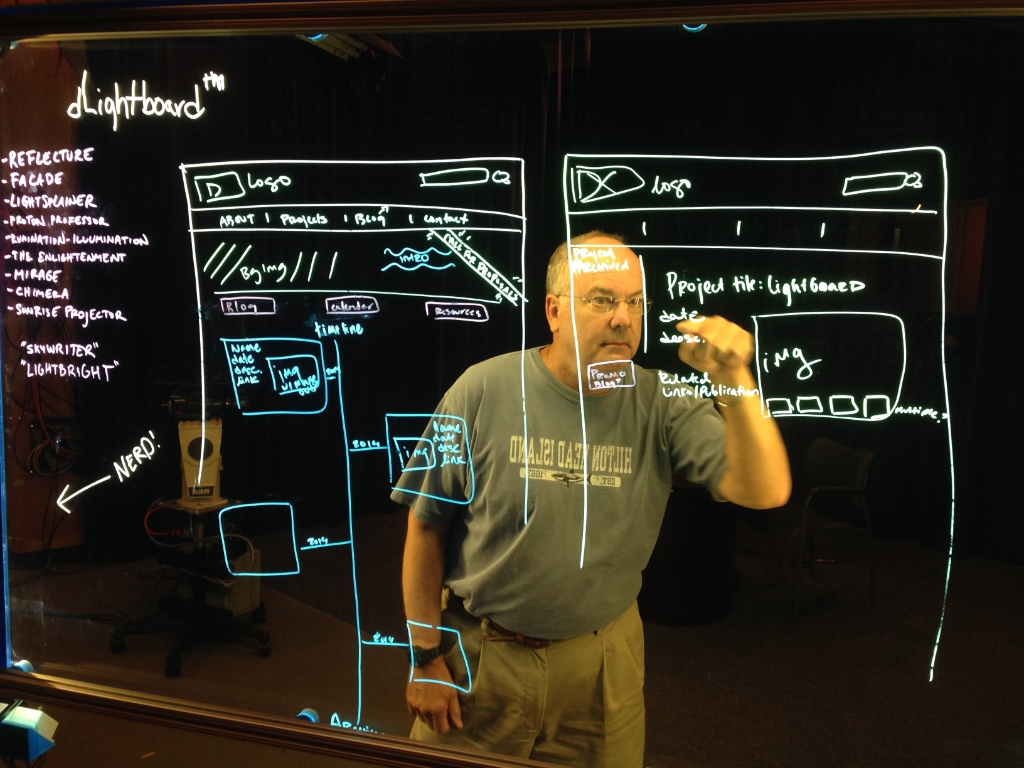
#> input picture All codes/images of lighbaord void as exmaples/2.jpeg, 1024 x 768 px
$ python -i ml_stations.py   (imports and definitions only)
#> lines starting #> are read from the running program, lines starting #| are printed output that depends on the picture
# brain/conveyor/ml_stations.py
"""Belt stations 3–6, NumPy first (PyTorch used when present):

3 vectorization      TF-IDF (learned vocabulary) + the brain's hashed n-gram embeddings + VLM image vectors
4 classical ML       label discovery · k-means++ topics · Multinomial Naive Bayes · softmax logistic
                     regression · stratified k-fold · anomaly detection
5 deep learning      MLP classifier (PyTorch or NumPy backprop) · Transformer-encoder text classifier
6 algorithms         keyphrase co-occurrence graph · PageRank · label-propagation communities
"""
import json
import math
import re
from collections import Counter, defaultdict
from pathlib import Path
from typing import Any, Dict, List, Optional, Tuple

import numpy as np

try:
    import torch
    import torch.nn as nn
    import torch.nn.functional as F
    HAS_TORCH = True
except ImportError:
    HAS_TORCH = False

_TOKEN = re.compile(r"\w+", re.UNICODE)


# ─────────────────────────────────────────────────────────────── 3. vectorization
class TfidfVectorizer:
    """Vocabulary and IDF are learned from the data; very common terms get IDF→0 on their own."""

    # [32 lines left out: functions __init__, tokens, fit, transform, not called in this run]

    def state(self) -> Dict[str, Any]:
        return {"vocab": self.vocab, "idf": self.idf.tolist()}

    # [5 lines left out: function from_state, not called in this run]


def image_features(rgb: np.ndarray, size: int = 64, cells: int = 8, bins: int = 9) -> np.ndarray:
    """Classic computer-vision descriptor (no training needed): HOG-style histograms of gradient
    orientation per cell + per-channel colour histograms. Shapes and textures separate well."""
    from PIL import Image
    im = Image.fromarray(rgb.astype(np.uint8)).convert("RGB").resize((size, size))
    a = np.asarray(im, dtype=np.float32) / 255.0
    g = a.mean(-1)
    gx = np.zeros_like(g)
    gy = np.zeros_like(g)
    gx[:, 1:-1] = g[:, 2:] - g[:, :-2]
    gy[1:-1] = g[2:] - g[:-2]
    mag = np.hypot(gx, gy)
    ang = (np.arctan2(gy, gx) % np.pi) / np.pi * bins
    step = size // cells
    hog = np.zeros((cells, cells, bins), dtype=np.float32)
    for i in range(cells):
        for j in range(cells):
            m = mag[i * step:(i + 1) * step, j * step:(j + 1) * step].ravel()
            b = np.minimum(ang[i * step:(i + 1) * step, j * step:(j + 1) * step].ravel().astype(int), bins - 1)
            hog[i, j] = np.bincount(b, weights=m, minlength=bins)
    hog = hog.ravel()
    hog /= max(np.linalg.norm(hog), 1e-8)
    col = np.concatenate([np.histogram(a[..., c], bins=8, range=(0, 1))[0] for c in range(3)]).astype(np.float32)
    col /= max(col.sum(), 1e-8)
    return np.concatenate([hog, col])


# ─────────────────────────────────────────────────────────────── 4. classical ML
# [116 lines left out: functions candidate_label_fields, rank_label_fields, discover_label_field, kmeans, silhouette, discover_topics, not called in this run]


class MultinomialNB:
    # [12 lines left out: functions fit, predict_proba, not called in this run]

    def predict(self, X: np.ndarray) -> np.ndarray:
        return self.classes[self.predict_proba(X).argmax(1)]


class SoftmaxRegression:
    # [17 lines left out: functions fit, predict_proba, not called in this run]

    def predict(self, X: np.ndarray) -> np.ndarray:
        return self.classes[self.predict_proba(X).argmax(1)]


# [31 lines left out: functions stratified_folds, macro_f1, cross_validate, not called in this run]


try:
    from sklearn.ensemble import GradientBoostingClassifier, RandomForestClassifier
    from sklearn.svm import LinearSVC
    HAS_SKLEARN = True
except ImportError:
    HAS_SKLEARN = False


# [97 lines left out: functions model_zoo, compare_models, confusion, render_charts, not called in this run]


# ─────────────────────────────────────────────────────────────── 5. deep learning
class MLPClassifier:
    """Two-layer MLP with dropout. PyTorch when available, otherwise NumPy backprop."""

    def __init__(self, hidden: int = 128, epochs: int = 200, lr: float = 3e-3, seed: int = 0):
        self.hidden, self.epochs, self.lr, self.seed = hidden, epochs, lr, seed

    # [48 lines left out: functions fit, _softmax, predict, not called in this run]


if HAS_TORCH:
    class _TinyTransformerClassifier(nn.Module):
        # [119 lines left out: functions __init__, forward, transformer_text_classifier, holdout_accuracy, concept_graph, save_classifier and 1 more, not called in this run]

>>> import cv2
>>> picture = cv2.imread('../../../All codes/images of lighbaord void as exmaples/2.jpeg', cv2.IMREAD_GRAYSCALE)
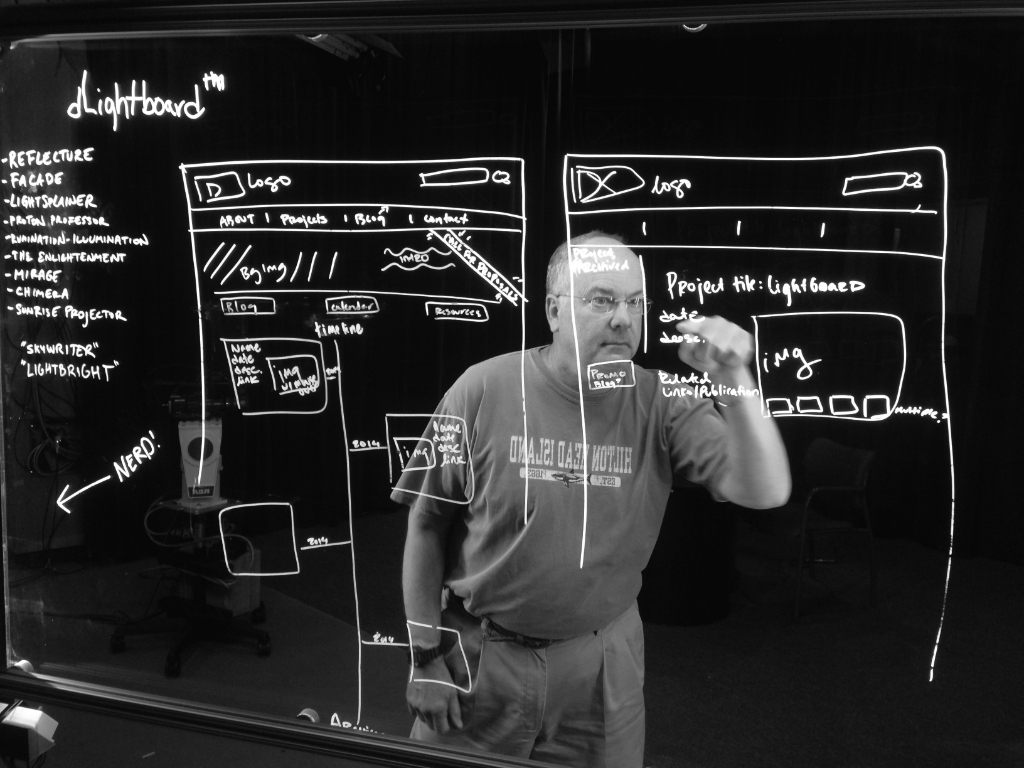
#> picture: shape (768, 1024); min 5, max 255, mean 42.1
>>> result = image_features(picture)
#> in image_features, `im = Image.fromarray(rgb.astype(np.uint8)).convert("RGB").resize((size..`:
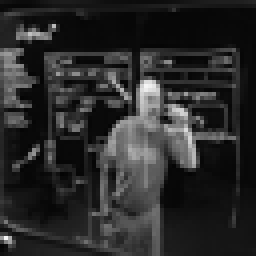
#> im: PIL image 64x64 RGB (shown 4 times larger); min 4, max 245, mean 42.1
#> in image_features, `gx[:, 1:-1] = g[:, 2:] - g[:, :-2]`:
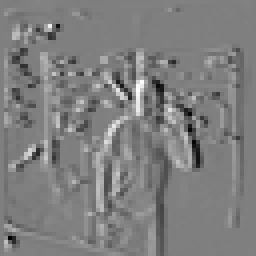
#> gx: shape (64, 64) float32 (shown 4 times larger); min -0.796, max 0.792, mean -0.00497; drawn with min black and max white
#> in image_features, `gy[1:-1] = g[2:] - g[:-2]`:
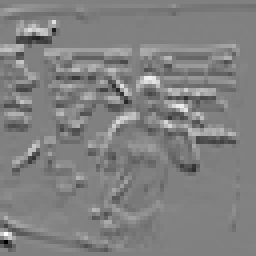
#> gy: shape (64, 64) float32 (shown 4 times larger); min -0.914, max 0.898, mean 0.00175; drawn with min black and max white
#> in image_features, `mag = np.hypot(gx, gy)`:
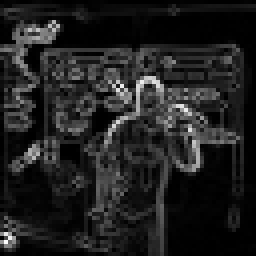
#> mag: shape (64, 64) float32 (shown 4 times larger); min 0, max 0.994, mean 0.128
#> in image_features, `ang = (np.arctan2(gy, gx) % np.pi) / np.pi * bins`:
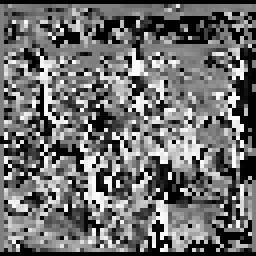
#> ang: shape (64, 64) float32 (shown 4 times larger); min 0, max 8.97, mean 3.89; drawn with min black and max white
#> in image_features, `hog = hog.ravel()`: hog = 576 values, max 6.84 at index 166, min 0 at index 19, mean 0.908
#> in image_features, `hog /= max(np.linalg.norm(hog), 1e-8)`: hog = 576 values, max 0.202 at index 166, min 0 at index 19, mean 0.0268
#> in image_features, `col = np.concatenate([np.histogram(a[..., c], bins=8, range=(0, 1))[0]..`: col = 24 values, max 2336 at index 0, min 5 at index 7, mean 512
#> in image_features, `col /= max(col.sum(), 1e-8)`: col = 24 values, max 0.19 at index 0, min 0.000407 at index 7, mean 0.0417
#> result = 600 values, max 0.202 at index 166, min 0 at index 19, mean 0.0274

$ run again, on All codes/images of lighbaord void as exmaples/5.jpeg
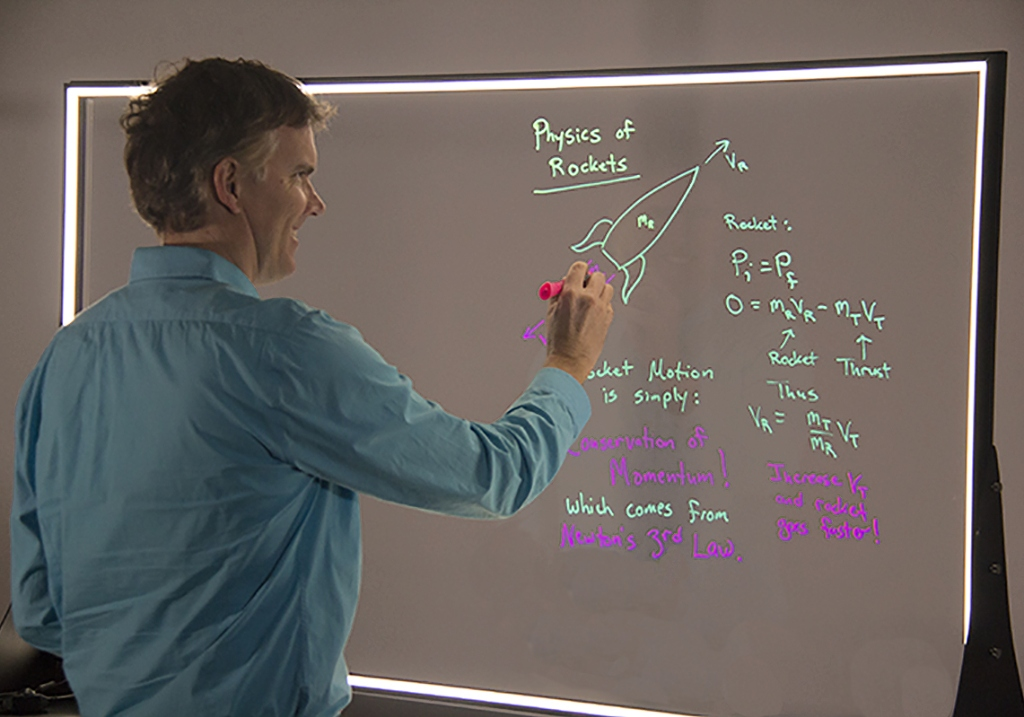
#> input picture All codes/images of lighbaord void as exmaples/5.jpeg, 1024 x 717 px
#> in image_features, `mag = np.hypot(gx, gy)`:
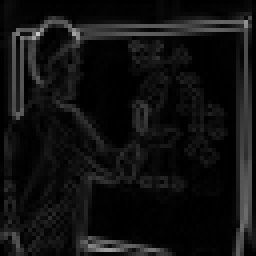
#> mag: shape (64, 64) float32 (shown 4 times larger); min 0, max 0.788, mean 0.0673
#> in image_features, `ang = (np.arctan2(gy, gx) % np.pi) / np.pi * bins`:
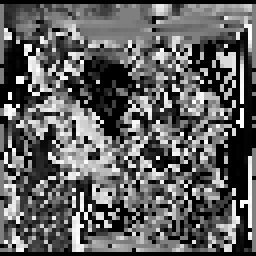
#> ang: shape (64, 64) float32 (shown 4 times larger); min 0, max 8.97, mean 3.41; drawn with min black and max white
#> in image_features, `hog = hog.ravel()`: hog = 576 values, max 6.69 at index 351, min 0 at index 6, mean 0.479
#> in image_features, `hog /= max(np.linalg.norm(hog), 1e-8)`: hog = 576 values, max 0.272 at index 351, min 0 at index 6, mean 0.0195
#> in image_features, `col = np.concatenate([np.histogram(a[..., c], bins=8, range=(0, 1))[0]..`: col = 24 values, max 2570 at index 3, min 1 at index 7, mean 512
#> in image_features, `col /= max(col.sum(), 1e-8)`: col = 24 values, max 0.209 at index 3, min 8.14e-05 at index 7, mean 0.0417
#> result = 600 values, max 0.272 at index 351, min 0 at index 6, mean 0.0204

$ run again, on All codes/images of lighbaord void as exmaples/1.png
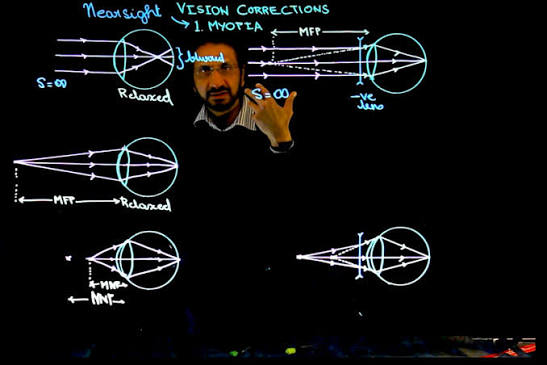
#> input picture All codes/images of lighbaord void as exmaples/1.png, 547 x 365 px
#> in image_features, `gy[1:-1] = g[2:] - g[:-2]`:
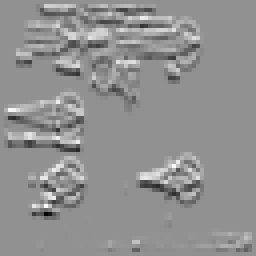
#> gy: shape (64, 64) float32 (shown 4 times larger); min -0.871, max 0.655, mean -0.00164; drawn with min black and max white
#> in image_features, `ang = (np.arctan2(gy, gx) % np.pi) / np.pi * bins`:
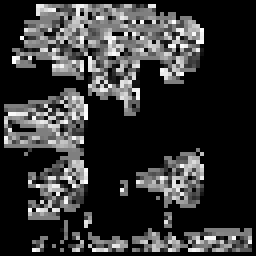
#> ang: shape (64, 64) float32 (shown 4 times larger); min 0, max 8.98, mean 1.83; drawn with min black and max white
#> in image_features, `hog = hog.ravel()`: hog = 576 values, max 7.26 at index 40, min 0 at index 2, mean 0.627
#> in image_features, `hog /= max(np.linalg.norm(hog), 1e-8)`: hog = 576 values, max 0.269 at index 40, min 0 at index 2, mean 0.0232
#> in image_features, `col = np.concatenate([np.histogram(a[..., c], bins=8, range=(0, 1))[0]..`: col = 24 values, max 3361 at index 0, min 0 at index 7, mean 512
#> in image_features, `col /= max(col.sum(), 1e-8)`: col = 24 values, max 0.274 at index 0, min 0 at index 7, mean 0.0417
#> result = 600 values, max 0.274 at index 576, min 0 at index 2, mean 0.024

$ run again, on All codes/images of lighbaord void as exmaples/10.png
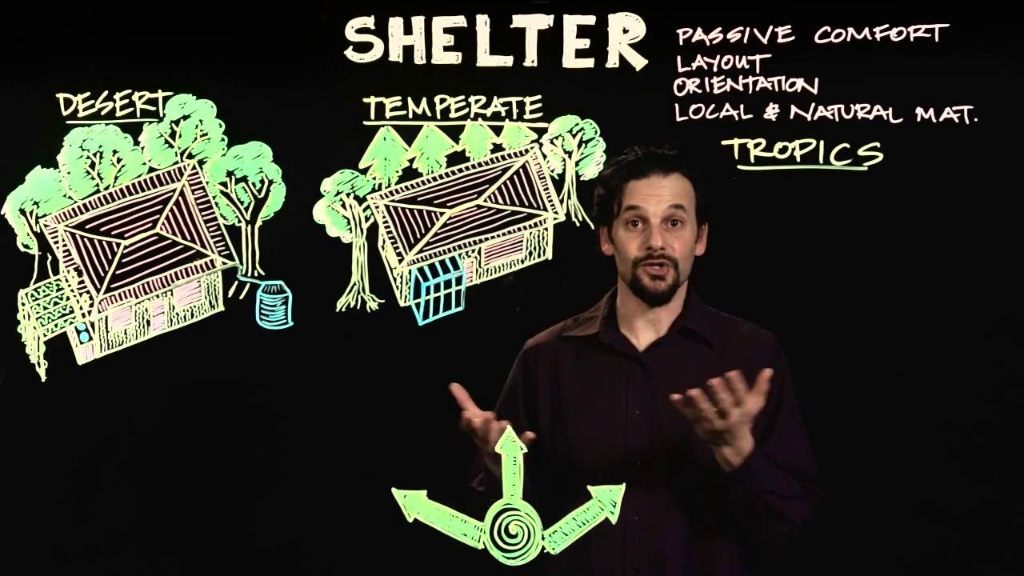
#> input picture All codes/images of lighbaord void as exmaples/10.png, 1024 x 576 px
#> in image_features, `mag = np.hypot(gx, gy)`:
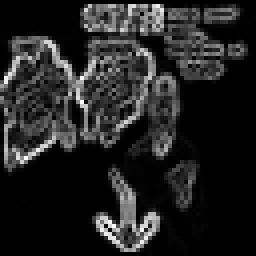
#> mag: shape (64, 64) float32 (shown 4 times larger); min 0, max 1.15, mean 0.16; drawn with min black and max white
#> in image_features, `ang = (np.arctan2(gy, gx) % np.pi) / np.pi * bins`:
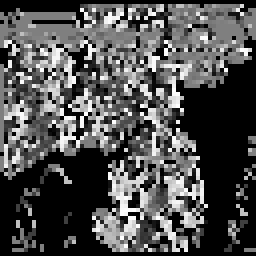
#> ang: shape (64, 64) float32 (shown 4 times larger); min 0, max 8.98, mean 2.8; drawn with min black and max white
#> in image_features, `hog = hog.ravel()`: hog = 576 values, max 13.21 at index 537, min 0 at index 0, mean 1.14
#> in image_features, `hog /= max(np.linalg.norm(hog), 1e-8)`: hog = 576 values, max 0.283 at index 537, min 0 at index 0, mean 0.0244
#> in image_features, `col = np.concatenate([np.histogram(a[..., c], bins=8, range=(0, 1))[0]..`: col = 24 values, max 2807 at index 0, min 39 at index 7, mean 512
#> in image_features, `col /= max(col.sum(), 1e-8)`: col = 24 values, max 0.228 at index 0, min 0.00317 at index 7, mean 0.0417
#> result = 600 values, max 0.283 at index 537, min 0 at index 0, mean 0.0251
